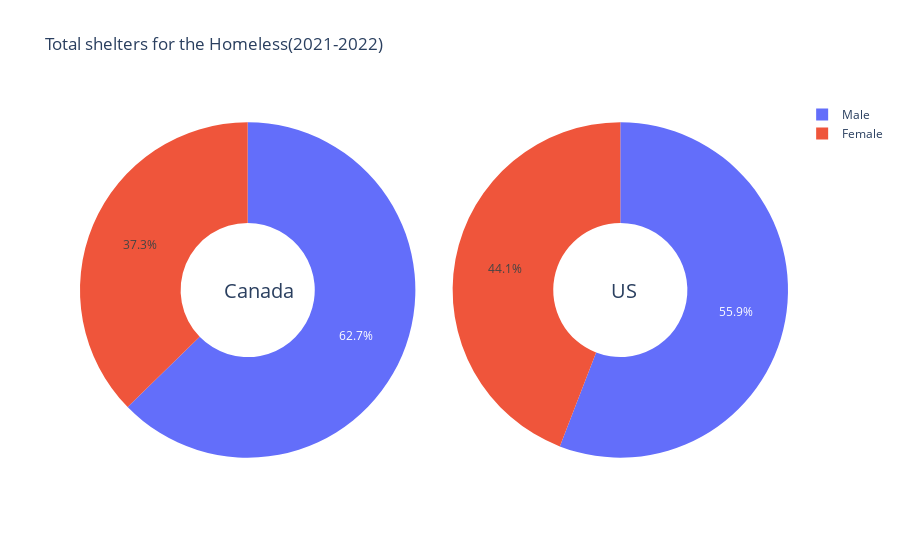

The cell this chart's notebook holds for it:
### Code cell
groups = ['Male', 'Female']
gender = [158,94]
percent = [193366,152693]

data1 = {
   "values": gender,
   "labels": groups,
   "domain": {"column": 0},
   "name": "Gender",
   "hoverinfo":"label+percent+name",
   "hole": .4,
   "type": "pie"
}
data2 = {
   "values": percent,
   "labels": groups,
   "domain": {"column": 1},
   "name": "Gender",
   "hoverinfo":"label+percent+name",
   "hole": .4,
   "type": "pie"
}
data = [data1,data2]
layout = go.Layout(
   {
      "title":"Total shelters for the Homeless(2021-2022)",
      "grid": {"rows": 1, "columns": 2},
      "annotations": [
         {
            "font": {
               "size": 20
            },
            "showarrow": False,
            "text": "Canada",
            "x": 0.20,
            "y": 0.5
         },
         {
            "font": {
               "size": 20
            },
            "showarrow": False,
            "text": "US",
            "x": 0.79,
            "y": 0.5
         }
      ]
   }
)
fig = go.Figure(data = data, layout = layout)
iplot(fig)

### Figure 1 — Plotly figure (JSON) as saved in the notebook; plotly's stock layout.template omitted (floating-point values rounded to 4 significant figures)
{"data": [{"domain": {"column": 0}, "hole": 0.4, "hoverinfo": "label+percent+name", "labels": ["Male", "Female"], "name": "Gender", "type": "pie", "values": [158, 94]}, {"domain": {"column": 1}, "hole": 0.4, "hoverinfo": "label+percent+name", "labels": ["Male", "Female"], "name": "Gender", "type": "pie", "values": [193366, 152693]}], "layout": {"annotations": [{"font": {"size": 20}, "showarrow": false, "text": "Canada", "x": 0.2, "y": 0.5}, {"font": {"size": 20}, "showarrow": false, "text": "US", "x": 0.79, "y": 0.5}], "grid": {"columns": 2, "rows": 1}, "title": {"text": "Total shelters for the Homeless(2021-2022)"}}}
